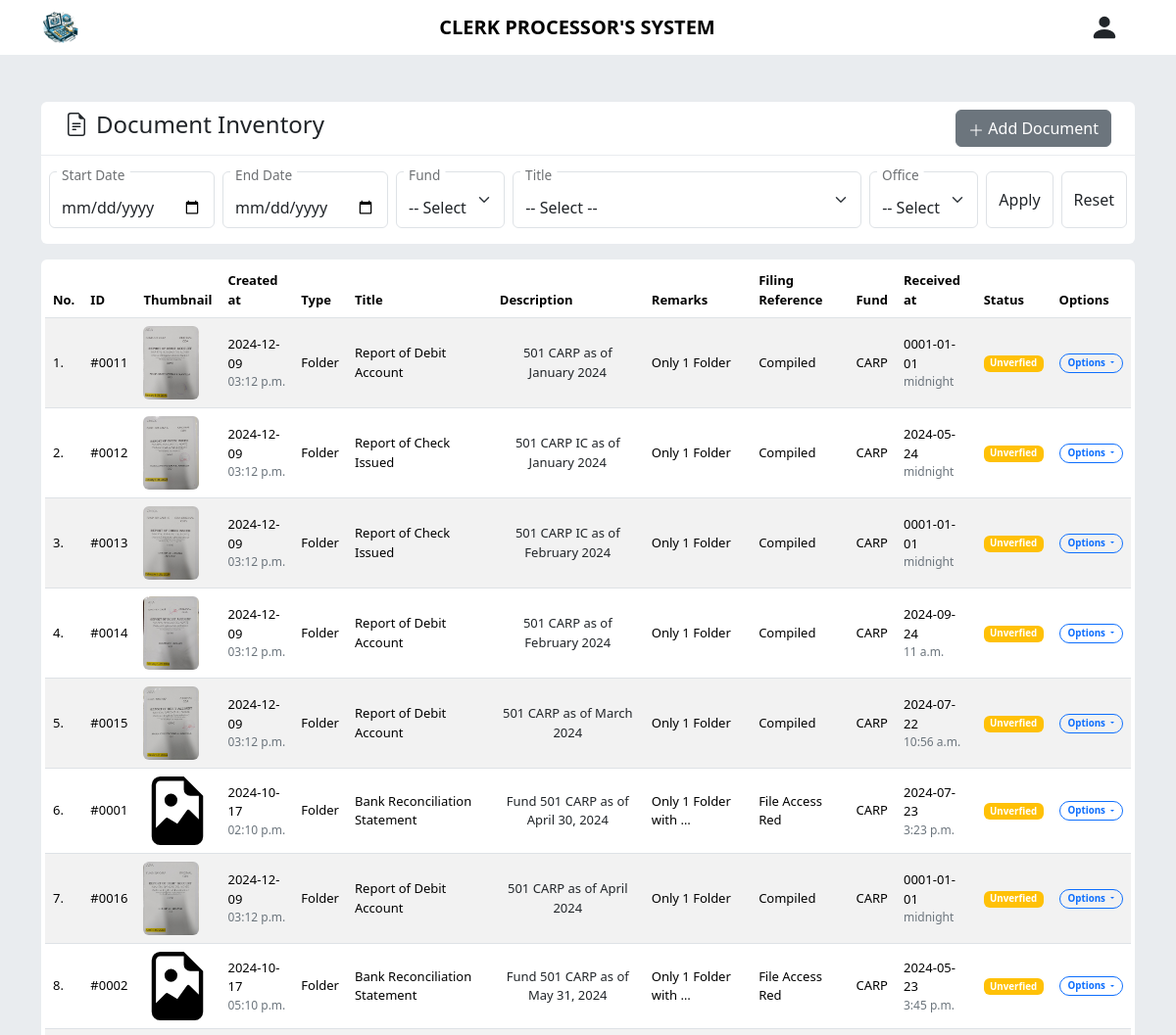
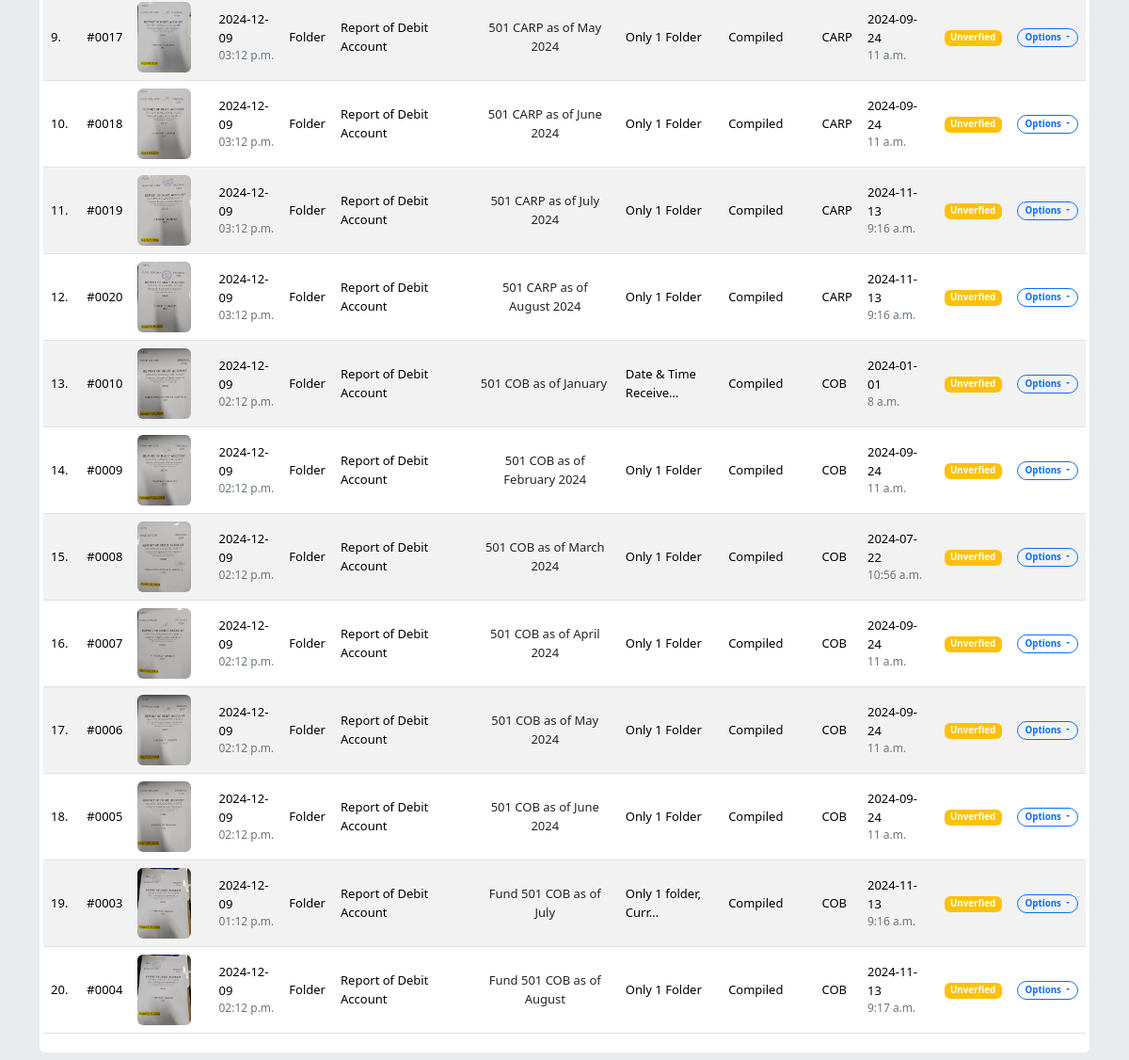
Screenshot of /doc-inventory/filtered/ with the database file from the repository (2 pictures, top to bottom).
### docsInventoryHandler/models.py (models this page shows, shortened)
class Document(models.Model):
    type = models.CharField(max_length=100)
    title = models.CharField(max_length=100)
    description = models.CharField(max_length=250)
    doc_year = models.IntegerField()
    doc_month = models.IntegerField()
    remarks = models.CharField(max_length=150)
    filing_ref = models.CharField(max_length=60)
    fund = models.CharField(max_length=10)
    date_received = models.DateField()
    time_received = models.TimeField()
    created_at = models.DateTimeField(auto_now_add=True)
    updated_at = models.DateTimeField(auto_now=True)
    thumbnail = models.FileField(upload_to="MultiFiles/Inventory/thumbnail", blank=True, null=True)
    attachment = models.FileField(upload_to="MultiFiles/Inventory/attachment", blank=True, null=True)
    status = models.CharField(max_length=20, default="unverified")
    office = models.CharField(max_length=100, default="ASDI")

### docsInventoryHandler/views.py (the view)
# urls.py: path('filtered/', views.apply_filter, name='apply_filter'),
def apply_filter(request):
    docs = Document.objects.all()
    titles = [title[0] for title in DocumentForm.DOCUMENT_TITLE]
    funds = [fund[0] for fund in DocumentForm.FUND_CHOICES]
    offices = [office[0] for office in DocumentForm.OFFICE_CHOICES]
    if request.method == 'POST':
        fund = request.POST['fund']
        startdate = request.POST['startdate']
        enddate = request.POST['enddate']
        title = request.POST['title']
        office = request.POST['office']
        filters = {'fund':fund, 'date_received__range':(startdate, enddate), 'title':title, 'office':office}
        if not startdate or not enddate:
            del filters['date_received__range']
        sanitized_filter = {k:v for k,v in filters.items() if v != ''}
        docs = Document.objects.filter(**sanitized_filter)
        try:
            titles.remove(title)
        except Exception as e:
            print(e)
        try:
            funds.remove(fund)
        except Exception as e:
            print(e)
        try:
            offices.remove(office)
        except Exception as e:
            print(e)
        print(sanitized_filter)
        return render(request, 'docsInventoryHandler/index.html', {'docs': docs,'filters':{'startdate':startdate, 'enddate':enddate, 'fund':fund, 'title':title, 'office':office}, 'titles':titles, 'funds':funds, 'offices':offices})
    else:
        form = DocumentForm()
        docs = Document.objects.all().order_by('fund', 'doc_month')
        return render(request, 'docsInventoryHandler/index.html', {'form': form, 'docs': docs, 'titles':titles, 'funds':funds, 'offices':offices})

### docsInventoryHandler/templates/docsInventoryHandler/index.html (shortened to what this page needs)
{% extends 'base/base.html' %}
{% block content %}
<div class="container mt-5">
    <div class="my-2 bg-white rounded-top px-4 py-2 d-flex flex-col justify-content-between">
        <h4 class="d-flex align-items-center gap-2">
            Document Inventory
        </h4>
        {% include 'docsInventoryHandler/modals/modalForm.html' %}
    </div>
    <form class="bg-white rounded-bottom d-flex py-3 gap-2 px-2" style="margin-top: -7px;" action="/doc-inventory/filtered/" method="POST">
            <div class="d-flex flex-col justify-content-start rounded">
                <div class="form-floating">
                    <input type="date" class="form-control" id="dateInput" name="startdate" value="{{filters.startdate}}">
                    <label for="floatingStartDate" style="margin-top: -14px;">Start Date</label>
                </div>
            </div>
            <div class="d-flex flex-col justify-content-start rounded">
                <div class="form-floating">
                    <input type="date" class="form-control" id="dateInput" name="enddate" value="{{filters.enddate}}">
                    <label for="floatingEndDate" style="margin-top: -14px;">End Date</label>
                </div>
            </div>
            <div class="d-flex flex-col justify-content-start rounded">
                <div class="form-floating">
                    <select class="form-select" id="floatingSelect" aria-label="Floating label select example" name="fund">
                    {% if filters.fund %}
                    <option selected value={{filters.fund}}>
                        {{ filters.fund }}
                    </option>
                    {% else %}
                    <option value="">-- Select --</option>
                    {% endif %}
                    </select>
                    <label for="floatingSelect" style="margin-top: -14px;">Fund</label>
                  </div>
            </div>
            <div class="d-flex flex-col justify-content-start rounded">
                <div class="form-floating">
                    <select class="form-select" id="floatingSelect" aria-label="Floating label select example" name="title">
                    {% if filters.title %}
                    <option selected value="{{filters.title}}">
                    {{ filters.title }}
                    <option value="">-- Select --</option>
                    </option>
                    {% else %}
                    <option value="">-- Select --</option>
                    {% endif %}
                    </select>
                    <label for="floatingSelect" style="margin-top: -14px;">Title</label>
                  </div>
            </div>
            <div class="d-flex flex-col justify-content-start rounded">
                <div class="form-floating">
                    <select class="form-select" id="floatingSelect" aria-label="Floating label select example" name="office">
                    {% if filters.office %}
                    <option selected value="{{filters.office}}">
                    {{ filters.office }}
                    <option value="">-- Select --</option>
                    </option>
                    {% else %}
                    <option value="">-- Select --</option>
                    {% endif %}
                    </select>
                    <label for="floatingSelect" style="margin-top: -14px;">Office</label>
                  </div>
            </div>
            <button class="btn border" type="submit">
                  <span>Apply</span>
            </button>
            <button class="btn border" type="reset">
                  <a href="" class="text-decoration-none text-dark">Reset</a>
            </button>
    </form>
    <div class="my-2 bg-white rounded p-1 mt-3">
        {% include 'docsInventoryHandler/tables/documents-table.html' %}
    </div>
</div>
{% endblock %}

### docsInventoryHandler/templates/docsInventoryHandler/tables/documents-table.html (shortened to what this page needs)
{% if docs %}
<table class="table table-striped rounded p-0" style="font-size: 13px;">
    <thead>
      <tr>
        <th scope="col">No.</th>
        <th scope="col">ID</th>
        <th scope="col">Thumbnail</th>
        <th scope="col">Created at</th>
        <th scope="col">Type</th>
        <th scope="col">Title</th>
        <th scope="col">Description</th>
        <th scope="col">Remarks</th>
        <th scope="col">Filing Reference</th>
        <th scope="col">Fund</th>
        <th scope="col">Received at</th>
        <th scope="col">Status</th>
        <th scope="col">Options</th>
      </tr>
    </thead>
    <tbody>
      {% for doc in docs %}
        <tr class="align-middle">
          <td>
            {{forloop.counter }}.
          </td>
          <td>
            #{{ doc.id |stringformat:"04d"}}
          </td>
          <td>
            {% if doc.thumbnail %}
            <a href="/media/{{doc.thumbnail}}">
              <img src="/media/{{doc.thumbnail}}" alt="img" height="75px" class="rounded">
            </a>
            {% endif %}
          </td>
          <td>
            {{doc.created_at|date:"Y-m-d"}}
            <br>
            <div class="text-secondary" style="font-size: 12px;">
              {{doc.created_at|date:"h:m a"}}
            </div>
          </td>
            <td>{{doc.type}}</td>
            <td>{{doc.title}}</td>
            <td>
              <div class="btn align-start p-0" data-bs-toggle="tooltip" data-bs-placement="top" data-bs-title='{{doc.description}}' style="font-size: 13px;">
                {{doc.description|truncatechars:44}}
              </div>
            </td>
            <td>
                {{doc.remarks|truncatechars:20}}
            </td>
            <td>{{doc.filing_ref}}</td>
            <td>{{doc.fund}}</td>
            <td>{{doc.date_received|date:'Y-m-d'}} <div class="text-secondary" style="font-size: 12px;">{{doc.time_received}}</div></td>
            <td>
              {% if doc.status == "verified" %}
              <div class="badge text-bg-success text-white align-middle">
                Verified
              </div>
              {% elif doc.status == "unverified" %}
              <div class="badge text-bg-warning text-white align-middle">
                Unverfied
              </div>
              {% endif %}
            </td>
            <td>
              <div class="btn-group">
                <button type="button" class="btn border border-primary text-primary px-2 py-1 badge rounded-pill dropdown-toggle" data-bs-toggle="dropdown" aria-expanded="false">
                  Options
                </button>
              </div>
            </td>
        </tr>
      {% endfor %}
    </tbody>
  </table>
  {% else %}
  <p class="text-center pt-2">No Records Found</p>
  {% endif %}

### rows the page displays
Document: id "0011", thumbnail (picture), created_at "2024-12-09", created_at "03:12 p.m.", type "Folder", title "Report of Debit Account", description "501 CARP as of January 2024", remarks "Only 1 Folder", filing_ref "Compiled", fund "CARP", date_received "0001-01-01", time_received "midnight", status "Unverfied"
Document: id "0012", thumbnail (picture), created_at "2024-12-09", created_at "03:12 p.m.", type "Folder", title "Report of Check Issued", description "501 CARP IC as of January 2024", remarks "Only 1 Folder", filing_ref "Compiled", fund "CARP", date_received "2024-05-24", time_received "midnight", status "Unverfied"
Document: id "0013", thumbnail (picture), created_at "2024-12-09", created_at "03:12 p.m.", type "Folder", title "Report of Check Issued", description "501 CARP IC as of February 2024", remarks "Only 1 Folder", filing_ref "Compiled", fund "CARP", date_received "0001-01-01", time_received "midnight", status "Unverfied"
Document: id "0014", thumbnail (picture), created_at "2024-12-09", created_at "03:12 p.m.", type "Folder", title "Report of Debit Account", description "501 CARP as of February 2024", remarks "Only 1 Folder", filing_ref "Compiled", fund "CARP", date_received "2024-09-24", time_received "11 a.m.", status "Unverfied"
Document: id "0015", thumbnail (picture), created_at "2024-12-09", created_at "03:12 p.m.", type "Folder", title "Report of Debit Account", description "501 CARP as of March 2024", remarks "Only 1 Folder", filing_ref "Compiled", fund "CARP", date_received "2024-07-22", time_received "10:56 a.m.", status "Unverfied"
Document: id "0001", created_at "2024-10-17", created_at "02:10 p.m.", type "Folder", title "Bank Reconciliation Statement", description "Fund 501 CARP as of April 30, 2024", remarks "Only 1 Folder with …", filing_ref "File Access Red", fund "CARP", date_received "2024-07-23", time_received "3:23 p.m.", status "Unverfied"
Document: id "0016", thumbnail (picture), created_at "2024-12-09", created_at "03:12 p.m.", type "Folder", title "Report of Debit Account", description "501 CARP as of April 2024", remarks "Only 1 Folder", filing_ref "Compiled", fund "CARP", date_received "0001-01-01", time_received "midnight", status "Unverfied"
Document: id "0002", created_at "2024-10-17", created_at "05:10 p.m.", type "Folder", title "Bank Reconciliation Statement", description "Fund 501 CARP as of May 31, 2024", remarks "Only 1 Folder with …", filing_ref "File Access Red", fund "CARP", date_received "2024-05-23", time_received "3:45 p.m.", status "Unverfied"
Document: id "0017", thumbnail (picture), created_at "2024-12-09", created_at "03:12 p.m.", type "Folder", title "Report of Debit Account", description "501 CARP as of May 2024", remarks "Only 1 Folder", filing_ref "Compiled", fund "CARP", date_received "2024-09-24", time_received "11 a.m.", status "Unverfied"
Document: id "0018", thumbnail (picture), created_at "2024-12-09", created_at "03:12 p.m.", type "Folder", title "Report of Debit Account", description "501 CARP as of June 2024", remarks "Only 1 Folder", filing_ref "Compiled", fund "CARP", date_received "2024-09-24", time_received "11 a.m.", status "Unverfied"
Document: id "0019", thumbnail (picture), created_at "2024-12-09", created_at "03:12 p.m.", type "Folder", title "Report of Debit Account", description "501 CARP as of July 2024", remarks "Only 1 Folder", filing_ref "Compiled", fund "CARP", date_received "2024-11-13", time_received "9:16 a.m.", status "Unverfied"
Document: id "0020", thumbnail (picture), created_at "2024-12-09", created_at "03:12 p.m.", type "Folder", title "Report of Debit Account", description "501 CARP as of August 2024", remarks "Only 1 Folder", filing_ref "Compiled", fund "CARP", date_received "2024-11-13", time_received "9:16 a.m.", status "Unverfied"
Document: id "0010", thumbnail (picture), created_at "2024-12-09", created_at "02:12 p.m.", type "Folder", title "Report of Debit Account", description "501 COB as of January", remarks "Date & Time Receive…", filing_ref "Compiled", fund "COB", date_received "2024-01-01", time_received "8 a.m.", status "Unverfied"
Document: id "0009", thumbnail (picture), created_at "2024-12-09", created_at "02:12 p.m.", type "Folder", title "Report of Debit Account", description "501 COB as of February 2024", remarks "Only 1 Folder", filing_ref "Compiled", fund "COB", date_received "2024-09-24", time_received "11 a.m.", status "Unverfied"
Document: id "0008", thumbnail (picture), created_at "2024-12-09", created_at "02:12 p.m.", type "Folder", title "Report of Debit Account", description "501 COB as of March 2024", remarks "Only 1 Folder", filing_ref "Compiled", fund "COB", date_received "2024-07-22", time_received "10:56 a.m.", status "Unverfied"
Document: id "0007", thumbnail (picture), created_at "2024-12-09", created_at "02:12 p.m.", type "Folder", title "Report of Debit Account", description "501 COB as of April 2024", remarks "Only 1 Folder", filing_ref "Compiled", fund "COB", date_received "2024-09-24", time_received "11 a.m.", status "Unverfied"
Document: id "0006", thumbnail (picture), created_at "2024-12-09", created_at "02:12 p.m.", type "Folder", title "Report of Debit Account", description "501 COB as of May 2024", remarks "Only 1 Folder", filing_ref "Compiled", fund "COB", date_received "2024-09-24", time_received "11 a.m.", status "Unverfied"
Document: id "0005", thumbnail (picture), created_at "2024-12-09", created_at "02:12 p.m.", type "Folder", title "Report of Debit Account", description "501 COB as of June 2024", remarks "Only 1 Folder", filing_ref "Compiled", fund "COB", date_received "2024-09-24", time_received "11 a.m.", status "Unverfied"
Document: id "0003", thumbnail (picture), created_at "2024-12-09", created_at "01:12 p.m.", type "Folder", title "Report of Debit Account", description "Fund 501 COB as of July", remarks "Only 1 folder, Curr…", filing_ref "Compiled", fund "COB", date_received "2024-11-13", time_received "9:16 a.m.", status "Unverfied"
Document: id "0004", thumbnail (picture), created_at "2024-12-09", created_at "02:12 p.m.", type "Folder", title "Report of Debit Account", description "Fund 501 COB as of August", remarks "Only 1 Folder", filing_ref "Compiled", fund "COB", date_received "2024-11-13", time_received "9:17 a.m.", status "Unverfied"
